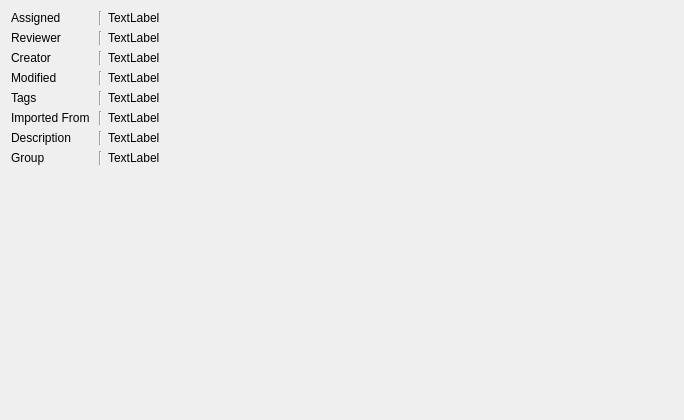
                  <widget class="QWidget" name="scrollAreaWidgetContents">
                   <property name="geometry">
                    <rect>
                     <x>0</x>
                     <y>0</y>
                     <width>684</width>
                     <height>420</height>
                    </rect>
                   </property>
                   <layout class="QVBoxLayout" name="verticalLayout_12">
                    <item>
                     <layout class="QGridLayout" name="gridLayout_2">
                      <item row="0" column="1">
                       <widget class="Line" name="line_3">
                        <property name="orientation">
                         <enum>Qt::Vertical</enum>
                        </property>
                       </widget>
                      </item>
                      <item row="0" column="3">
                       <widget class="QLabel" name="labelAssigned">
                        <property name="text">
                         <string>TextLabel</string>
                        </property>
                        <property name="textInteractionFlags">
                         <set>Qt::LinksAccessibleByMouse|Qt::TextSelectableByMouse</set>
                        </property>
                       </widget>
                      </item>
                      <item row="3" column="1">
                       <widget class="Line" name="line_6">
                        <property name="orientation">
                         <enum>Qt::Vertical</enum>
                        </property>
                       </widget>
                      </item>
                      <item row="3" column="0">
                       <widget class="QLabel" name="label_22">
                        <property name="sizePolicy">
                         <sizepolicy hsizetype="Fixed" vsizetype="Fixed">
                          <horstretch>0</horstretch>
                          <verstretch>0</verstretch>
                         </sizepolicy>
                        </property>
                        <property name="text">
                         <string>Modified</string>
                        </property>
                       </widget>
                      </item>
                      <item row="2" column="3">
                       <widget class="QLabel" name="labelCreator">
                        <property name="text">
                         <string>TextLabel</string>
                        </property>
                        <property name="textInteractionFlags">
                         <set>Qt::LinksAccessibleByMouse|Qt::TextSelectableByMouse</set>
                        </property>
                       </widget>
                      </item>
                      <item row="1" column="3">
                       <widget class="QLabel" name="labelReviewer">
                        <property name="text">
                         <string>TextLabel</string>
                        </property>
                        <property name="textInteractionFlags">
                         <set>Qt::LinksAccessibleByMouse|Qt::TextSelectableByMouse</set>
                        </property>
                       </widget>
                      </item>
                      <item row="1" column="0">
                       <widget class="QLabel" name="label_5">
                        <property name="sizePolicy">
                         <sizepolicy hsizetype="Fixed" vsizetype="Fixed">
                          <horstretch>0</horstretch>
                          <verstretch>0</verstretch>
                         </sizepolicy>
                        </property>
                        <property name="frameShadow">
                         <enum>QFrame::Raised</enum>
                        </property>
                        <property name="text">
                         <string>Reviewer</string>
                        </property>
                       </widget>
                      </item>
                      <item row="0" column="0">
                       <widget class="QLabel" name="label_3">
                        <property name="sizePolicy">
                         <sizepolicy hsizetype="Fixed" vsizetype="Fixed">
                          <horstretch>0</horstretch>
                          <verstretch>0</verstretch>
                         </sizepolicy>
                        </property>
                        <property name="frameShadow">
                         <enum>QFrame::Raised</enum>
                        </property>
                        <property name="text">
                         <string>Assigned </string>
                        </property>
                       </widget>
                      </item>
                      <item row="1" column="1">
                       <widget class="Line" name="line_4">
                        <property name="orientation">
                         <enum>Qt::Vertical</enum>
                        </property>
                       </widget>
                      </item>
                      <item row="2" column="0">
                       <widget class="QLabel" name="label_14">
                        <property name="sizePolicy">
                         <sizepolicy hsizetype="Fixed" vsizetype="Fixed">
                          <horstretch>0</horstretch>
                          <verstretch>0</verstretch>
                         </sizepolicy>
                        </property>
                        <property name="text">
                         <string>Creator</string>
                        </property>
                       </widget>
                      </item>
                      <item row="2" column="1">
                       <widget class="Line" name="line_5">
                        <property name="orientation">
                         <enum>Qt::Vertical</enum>
                        </property>
                       </widget>
                      </item>
                      <item row="3" column="3">
                       <widget class="QLabel" name="labelModified">
                        <property name="text">
                         <string>TextLabel</string>
                        </property>
                        <property name="textInteractionFlags">
                         <set>Qt::LinksAccessibleByMouse|Qt::TextSelectableByMouse</set>
                        </property>
                       </widget>
                      </item>
                      <item row="5" column="0">
                       <widget class="QLabel" name="label_23">
                        <property name="sizePolicy">
                         <sizepolicy hsizetype="Fixed" vsizetype="Fixed">
                          <horstretch>0</horstretch>
                          <verstretch>0</verstretch>
                         </sizepolicy>
                        </property>
                        <property name="text">
                         <string>Imported From </string>
                        </property>
                       </widget>
                      </item>
                      <item row="5" column="1">
                       <widget class="Line" name="line_7">
                        <property name="orientation">
                         <enum>Qt::Vertical</enum>
                        </property>
                       </widget>
                      </item>
                      <item row="5" column="3">
                       <widget class="QLabel" name="labelImportedFrom">
                        <property name="text">
                         <string>TextLabel</string>
                        </property>
                        <property name="textInteractionFlags">
                         <set>Qt::LinksAccessibleByMouse|Qt::TextSelectableByMouse</set>
                        </property>
                       </widget>
                      </item>
                      <item row="7" column="0">
                       <widget class="QLabel" name="label_26">
                        <property name="sizePolicy">
                         <sizepolicy hsizetype="Fixed" vsizetype="Fixed">
                          <horstretch>0</horstretch>
                          <verstretch>0</verstretch>
                         </sizepolicy>
                        </property>
                        <property name="text">
                         <string>Group</string>
                        </property>
                       </widget>
                      </item>
                      <item row="4" column="0">
                       <widget class="QLabel" name="label_24">
                        <property name="sizePolicy">
                         <sizepolicy hsizetype="Fixed" vsizetype="Fixed">
                          <horstretch>0</horstretch>
                          <verstretch>0</verstretch>
                         </sizepolicy>
                        </property>
                        <property name="text">
                         <string>Tags</string>
                        </property>
                       </widget>
                      </item>
                      <item row="4" column="3">
                       <widget class="QLabel" name="labelTags">
                        <property name="text">
                         <string>TextLabel</string>
                        </property>
                        <property name="textInteractionFlags">
                         <set>Qt::LinksAccessibleByMouse|Qt::TextSelectableByMouse</set>
                        </property>
                       </widget>
                      </item>
                      <item row="6" column="0">
                       <widget class="QLabel" name="label_25">
                        <property name="sizePolicy">
                         <sizepolicy hsizetype="Fixed" vsizetype="Fixed">
                          <horstretch>0</horstretch>
                          <verstretch>0</verstretch>
                         </sizepolicy>
                        </property>
                        <property name="text">
                         <string>Description</string>
                        </property>
                       </widget>
                      </item>
                      <item row="6" column="3">
                       <widget class="QLabel" name="labelDescription">
                        <property name="text">
                         <string>TextLabel</string>
                        </property>
                        <property name="textInteractionFlags">
                         <set>Qt::LinksAccessibleByMouse|Qt::TextSelectableByMouse</set>
                        </property>
                       </widget>
                      </item>
                      <item row="7" column="3">
                       <widget class="QLabel" name="labelGroup">
                        <property name="text">
                         <string>TextLabel</string>
                        </property>
                        <property name="textInteractionFlags">
                         <set>Qt::LinksAccessibleByMouse|Qt::TextSelectableByMouse</set>
                        </property>
                       </widget>
                      </item>
                      <item row="4" column="1">
                       <widget class="Line" name="line_8">
                        <property name="orientation">
                         <enum>Qt::Vertical</enum>
                        </property>
                       </widget>
                      </item>
                      <item row="6" column="1">
                       <widget class="Line" name="line_10">
                        <property name="orientation">
                         <enum>Qt::Vertical</enum>
                        </property>
                       </widget>
                      </item>
                      <item row="7" column="1">
                       <widget class="Line" name="line_11">
                        <property name="orientation">
                         <enum>Qt::Vertical</enum>
                        </property>
                       </widget>
                      </item>
                     </layout>
                    </item>
                    <item>
                     <spacer name="verticalSpacer">
                      <property name="orientation">
                       <enum>Qt::Vertical</enum>
                      </property>
                      <property name="sizeHint" stdset="0">
                       <size>
                        <width>20</width>
                        <height>40</height>
                       </size>
                      </property>
                     </spacer>
                    </item>
                   </layout>
                  </widget>
